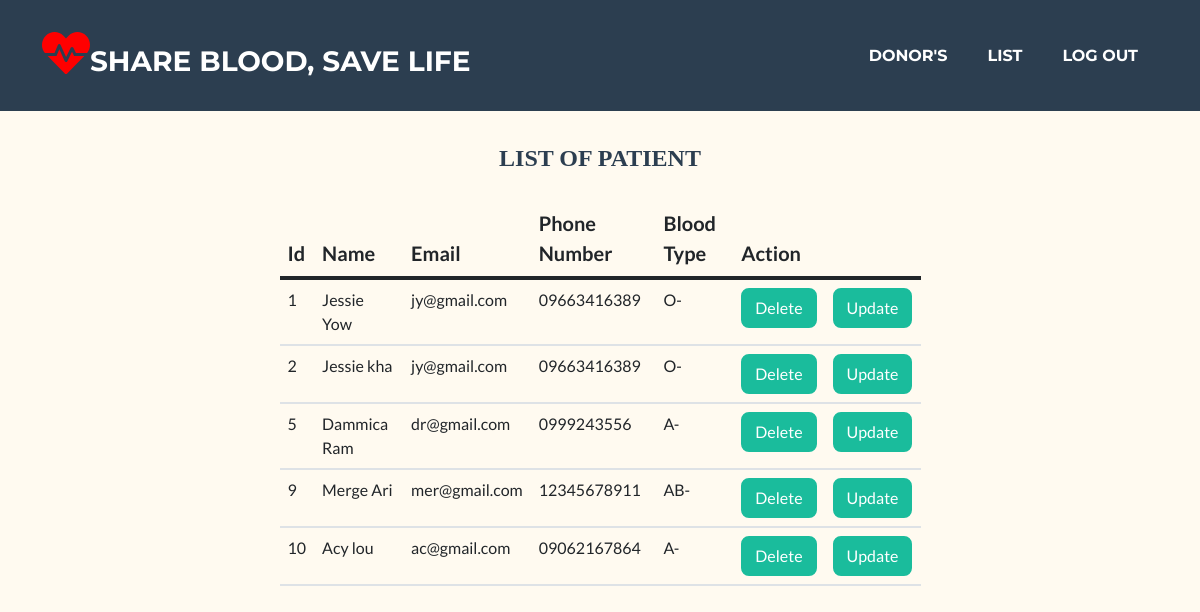
Page /patientslist.php on the committed database.
### tables this page shows
CREATE TABLE `patients` (
  `id` int(11) NOT NULL,
  `name` varchar(25) NOT NULL,
  `email` varchar(25) NOT NULL,
  `pnumber` varchar(25) NOT NULL,
  `blood_type` varchar(25) NOT NULL
);

### patientslist.php (the view, shortened to what this page needs)
<!DOCTYPE html>
<html lang="en">
    <head>
        <link href="css/homestyle.css" rel="stylesheet" />
    </head>
    <body id="page-top">
        <nav class="navbar navbar-expand-lg bg-secondary text-uppercase fixed-top" id="mainNav">
            <div class="container">
                <a class="navbar-brand" href="#page-top"><i class="fa fa-heartbeat" style="font-size:48px;color:red"></i>Share Blood, Save Life</a>
                <div class="collapse navbar-collapse" id="navbarResponsive">
                    <ul class="navbar-nav ms-auto">
                        <li class="nav-item mx-0 mx-lg-1"><a class="nav-link py-3 px-0 px-lg-3 rounded" href="donorslist.php">Donor's</a></li>
                        <li class="nav-item mx-0 mx-lg-1"><a class="nav-link py-3 px-0 px-lg-3 rounded" href="listwork.php">List</a></li>
                        <li class="nav-item mx-0 mx-lg-1"><a class="nav-link py-3 px-0 px-lg-3 rounded" href="logout.php">Log Out</a></li>
                    </ul>
                </div>
            </div>
        </nav>
        <section class="page-section" id="list">
            <div class="container">
                <br>
                <h2 class="text-center  text-secondary mb-0" style="font-family: serif;">LIST OF PATIENT </h2>
                <br>
                <div class="row justify-content-center">
                    <div class="col-lg-8 col-xl-7">
    <?php
    $servername = "localhost";
    $username = "root";
    $password = "";
    $dbname = "wst_pro";
    $link = mysqli_connect($servername, $username, $password, $dbname);
    $query = "select * from patients";
    $result = mysqli_query($link, $query);
?>
                        <table class="table">
                            <thead>
                                <th style="font-size: 20px;">Id</th>
                                <th style="font-size: 20px;">Name</th>
                                <th style="font-size: 20px;">Email</th>
                                <th style="font-size: 20px;">Phone Number</th>
                                <th style="font-size: 20px;">Blood Type</th>
                                <th style="font-size: 20px;">Action</th>
                            </thead>
                            <?php
                                while($row = mysqli_fetch_array($result)){
                                $id = $row['id'];
                                $na = $row['name'];
                                $em = $row['email'];
                                $pn = $row['pnumber'];
                                $bl = $row['blood_type'];
                                echo "<tr>
                                            <td>$id</td>
                                            <td>$na</td>
                                            <td>$em</td>
                                            <td>$pn</td>
                                            <td>$bl</td>
                                            <td>
                                            <a href= 'delpatient.php?del_id=$id'><button class='btn btn-primary' type='button' value='button' > Delete</button></a>
                                            </td>
                                            <td>
                                             <a href='uppatient.php?update_id=$id'><button class='btn btn-primary' type='button' value='button'>Update</button></a>
                                            </td>
                                    </tr>";
                            }
                            ?>
                       </table>
                    </div>
                </div>
            </div>
        </section>
</body>
</html>

### rows in the picture
patients: id "1", name "Jessie Yow", email "jy@gmail.com", pnumber "09663416389", blood_type "O-"
patients: id "2", name "Jessie kha", email "jy@gmail.com", pnumber "09663416389", blood_type "O-"
patients: id "5", name "Dammica Ram", email "dr@gmail.com", pnumber "0999243556", blood_type "A-"
patients: id "9", name "Merge Ari", email "mer@gmail.com", pnumber "12345678911", blood_type "AB-"
patients: id "10", name "Acy lou", email "ac@gmail.com", pnumber "09062167864", blood_type "A-"
